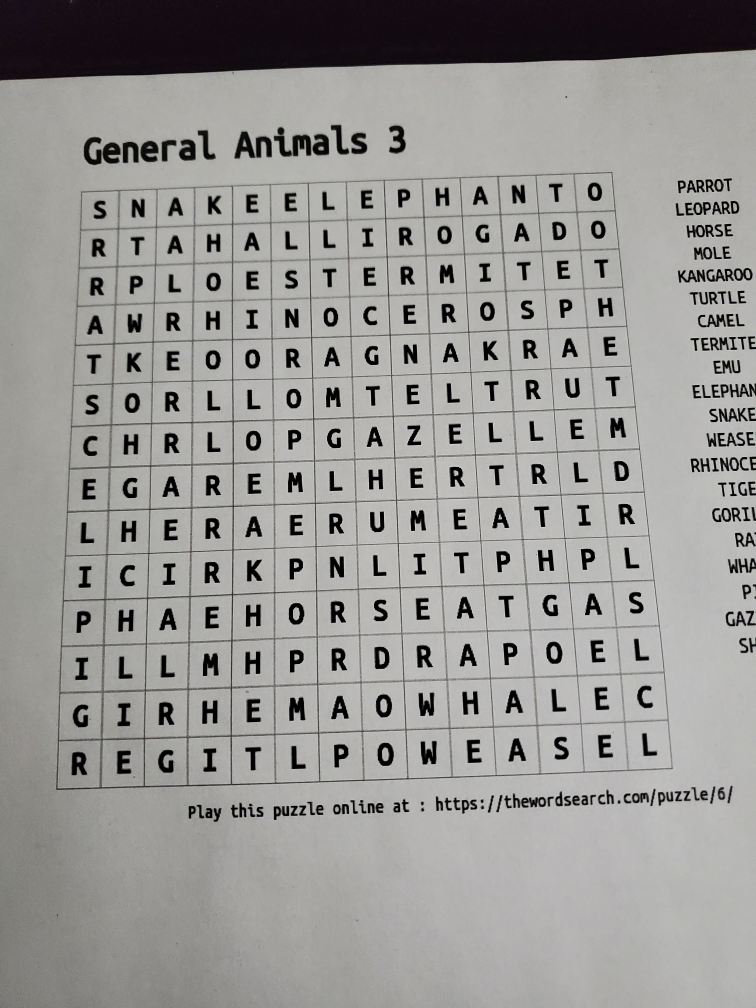
#> input picture backend/crossword.jpg, 3024 x 4032 px, found by its file name (shown at 1/4 size)
$ jupyter execute --allow-errors 'OCR Rough Work.ipynb'   (shell and % lines are left out)
#> lines starting #> are read from the running program, lines starting #| are printed output that depends on the picture; after the words box and inside, x2 and y2 are one past the last pixel; in counts of white or black regions, pixels touching at a corner belong together
[cell 1]
import pytesseract
import cv2
import matplotlib.pyplot as plt
import numpy as np

[cell 2]
pytesseract.pytesseract.tesseract_cmd = r'C:\Program Files\Tesseract-OCR\tesseract'

#### Goal
- Mimic sudoku solver
- What do I need to do:
    - Extract word search grid
    - outline grid
    - extract numbers

#### Algoirthms and Why I need them
1. Gaussian Blur
    - Remove noise from image

2. Thresholding
    - Set thresholds to clearly differentiate image pixels:
    - Ex: all pixels > 125 become 255,  <= 125 become 0
    - Can't trust user camera, use adaptive threshold
    - Adaptive: Gaussian vs adaptive mean

3. Find contours
    - Choose largest rectangle using open cv contours
4. Find edge coordinates
    - Find vertex coordinates
5. Get perspective transform
    - Birds eye view
6. Resize Image?
7. Extract Grid

#### Sources
1. https://opencv-python-tutroals.readthedocs.io/en/latest/py_tutorials/py_imgproc/py_thresholding/py_thresholding.html
2. https://stackoverflow.com/questions/59182827/how-to-get-the-cells-of-a-sudoku-grid-with-opencv
3. Adaptive threshold function params: https://stackoverflow.com/questions/28763419/adaptive-threshold-parameters-confusion/28764902

[cell 3]
import math

def resize(im):
    im = cv2.resize(im,(0,0),fx = 0.5, fy = 0.5)
    return im


def grayscale(im):
    im = cv2.cvtColor(im, cv2.COLOR_BGR2GRAY)
    return im

def gaussian_blur(im):
    im = cv2.GaussianBlur(im,(7,7),0)
    return im

def threshold(im):
    # threshold determined adaptively, max values rounded to 255
    im = cv2.adaptiveThreshold(im,255,cv2.ADAPTIVE_THRESH_GAUSSIAN_C,\
                                       cv2.THRESH_BINARY_INV,15,2)
    return im

def canny(im):
    im = cv2.Canny(im,60,180)
    return im
def max_contour(im):
    im = np.uint8(im)
    cnts,_ = cv2.findContours(im, cv2.RETR_TREE, cv2.CHAIN_APPROX_SIMPLE)
    shapes = sorted(cnts,key = cv2.contourArea,reverse = True)
    #print(shapes[0].shape)
    max_cnt = shapes[0]
    return max_cnt


#source: https://www.pyimagesearch.com/2014/08/25/4-point-opencv-getperspective-transform-example/
def vertex_coords(polygon):
    br_candidates = [coord[0][0]+coord[0][1] for coord in polygon]
    br = max(range(len(br_candidates)),key = br_candidates.__getitem__)

    bl_candidates = [coord[0][0]-coord[0][1] for coord in polygon]
    bl = min(range(len(bl_candidates)),key = bl_candidates.__getitem__)

    tr_candidates = [coord[0][0]-coord[0][1] for coord in polygon]
    tr = max(range(len(tr_candidates)),key = tr_candidates.__getitem__)

    tl_candidates = [coord[0][0]+coord[0][1] for coord in polygon]
    tl = min(range(len(tl_candidates)),key = tl_candidates.__getitem__)


    return (tl,tr,bl,br)


def dilation(im):
    kernel = np.ones((2,2),np.uint8)
    kernel2 = np.zeros((5,5),np.uint8)
    #im = gaussian_blur(im)
    #er = cv2.erode(im,kernel2,iterations = 1)
    #dil = cv2.dilate(er,kernel,iterations = 1)
    morp = cv2.morphologyEx(im,cv2.MORPH_OPEN,kernel)
    return morp

def euclidean_dist(pt1,pt2):
    dist_sq = (pt2[0]-pt1[0])**2 + (pt2[1]-pt1[1])**2
    dist = math.sqrt(dist_sq)
    return dist

def perspective_new_coords(vertices):
    tl,tr,bl,br = vertices
    width1 = euclidean_dist(tl,tr)
    width2 = euclidean_dist(bl,br)
    max_width = int(max(width1,width2))
    height1 = euclidean_dist(tl,bl)
    height2 = euclidean_dist(tr,br)
    max_height = int(max(height1,height2))
    new_coords = [[0,0],[max_width,0],
                  [0,max_height],[max_width,max_height]]
    return new_coords,max_width,max_height

# credit: https://stackoverflow.com/questions/59182827/how-to-get-the-cells-of-a-sudoku-grid-with-opencv
def remove_grid(im):
    # whiten out the grid
    horizontal_kernel = cv2.getStructuringElement(cv2.MORPH_RECT, (5,1))
    detected_lines = cv2.morphologyEx(im, cv2.MORPH_OPEN, horizontal_kernel, iterations=1)
    cnts = cv2.findContours(detected_lines, cv2.RETR_EXTERNAL, cv2.CHAIN_APPROX_SIMPLE)

    vertical_kernel = cv2.getStructuringElement(cv2.MORPH_RECT, (1,5))
    detected_lines = cv2.morphologyEx(im, cv2.MORPH_OPEN, vertical_kernel, iterations=1)
    cnts2 = cv2.findContours(detected_lines, cv2.RETR_EXTERNAL, cv2.CHAIN_APPROX_SIMPLE)

    cnts2 = cnts2[0] if len(cnts) == 2 else cnts2[1]
    for c in cnts2:
        cv2.drawContours(im, [c], -1, (255,255,255), 3)

    cnts = cnts[0] if len(cnts) == 2 else cnts[1]
    for c in cnts:
        cv2.drawContours(im, [c], -1, (255,255,255), 3)

    return im


def perspective_shift(im,grid_contour):

    tl_idx,tr_idx,bl_idx,br_idx = vertex_coords(grid_contour)
    orig_coords = [grid_contour[tl_idx][0],grid_contour[tr_idx][0],
                   grid_contour[bl_idx][0],grid_contour[br_idx][0]]
    new_coords,nw,nh = perspective_new_coords(orig_coords)
    mat_trans = cv2.getPerspectiveTransform(np.float32(orig_coords),
                                            np.float32(new_coords))
    adjust_im = cv2.warpPerspective(im,mat_trans,(nw,nh))
    return adjust_im

def preprocess(im):
    resized_im = resize(im)
    gs_im = grayscale(resized_im)
    blurred = gaussian_blur(gs_im)
    thresh = threshold(blurred)
    grid_contour = max_contour(thresh)
    bird_eye_im = perspective_shift(thresh,grid_contour)
    dilated_im = dilation(bird_eye_im)
    invert_col = cv2.bitwise_not(dilated_im)
    remove_lines = remove_grid(invert_col)
    return remove_lines

def convex_hull_vis(im):
    resized_im = resize(im)
    gs = grayscale(resized_im)
    blurred = gaussian_blur(gs)
    thresh = threshold(blurred)
    grid_contour = max_contour(thresh)

    return (grid_contour,resized_im)

[cell 4]
image = cv2.imread('crossword.jpg')
#> image is the input picture: shape (4032, 3024, 3); mean B, G, R 149.1, 151, 152.2
image2 = cv2.imread('crossword2.jpg')

[cell 5]
# we want to extract this
cont,im = convex_hull_vis(image)
#> in threshold, `im = cv2.adaptiveThreshold(im,255,cv2.ADAPTIVE_THRESH_GAUSSIAN_C,\ cv2..`:
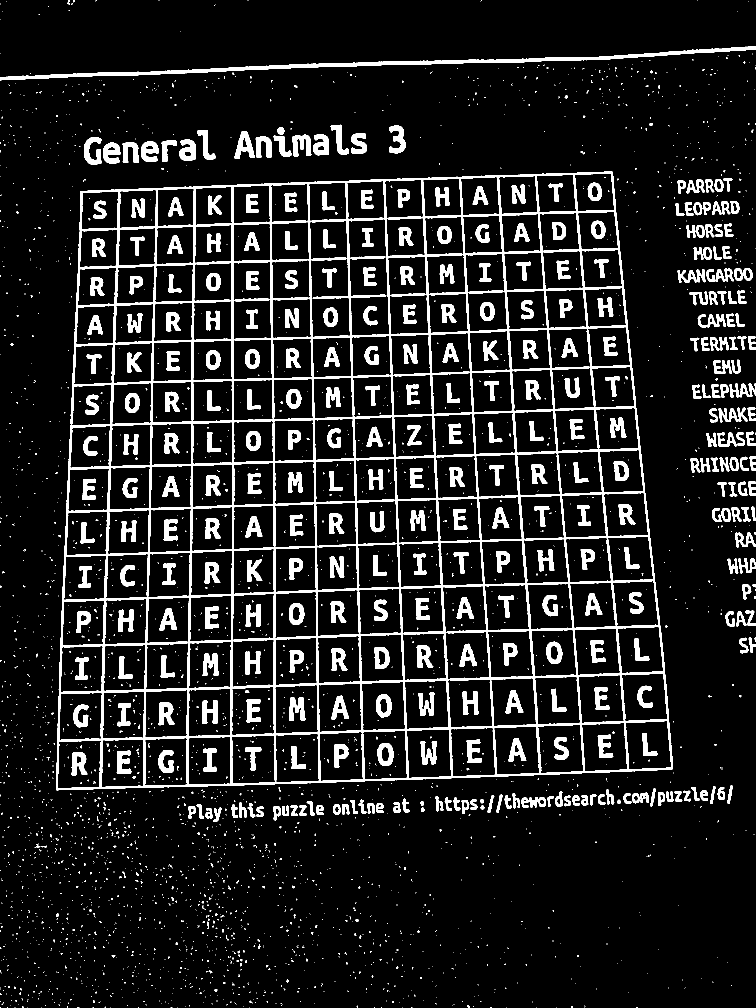
#> im: shape (2016, 1512) (shown at 1/2 size); 11.4% white; 3325 white regions (2939 under 20 px)
#> in max_contour, `cnts,_ = cv2.findContours(im, cv2.RETR_TREE, cv2.CHAIN_APPROX_SIMPLE)`: cnts = 3665 contours, 2993 with area under 20; largest, box (x1, y1, x2, y2) and area: (112, 343, 1346, 1581) 1380580, (696, 437, 779, 672) 16636, (1109, 815, 1278, 904) 12809, (543, 519, 623, 677) 11238, (621, 517, 701, 675) 11230
#> in max_contour, `shapes = sorted(cnts,key = cv2.contourArea,reverse = True)`: shapes has the same summary as cnts
#> in max_contour, `max_cnt = shapes[0]`: max_cnt = contour of 678 points, box (x1, y1, x2, y2) (112, 343, 1346, 1581), area 1380580
#> in convex_hull_vis, `grid_contour = max_contour(thresh)`: grid_contour has the same summary as max_cnt in max_contour
#> cont has the same summary as max_cnt in max_contour
hull = cv2.convexHull(cont)
#> hull = contour of 41 points, box (x1, y1, x2, y2) (112, 343, 1346, 1581), area 1385564
print(hull.shape)
#| (41, 1, 2)
cv2.drawContours(im, [hull], 0, (255, 0, 0), 3)
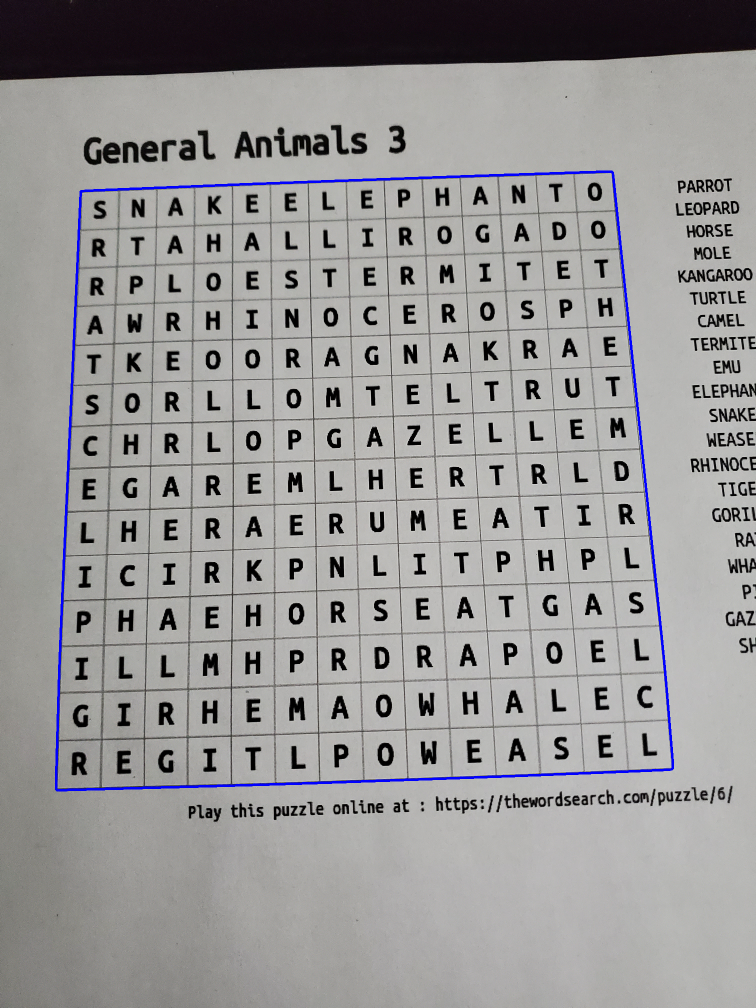
#> im: shape (2016, 1512, 3) (shown at 1/2 size); mean of channels 0, 1, 2 150, 150, 151.2; drawn as B, G, R
plt.figure(num=None, figsize=(12, 9), dpi=80, facecolor='w', edgecolor='k')
plt.imshow(im)

[cell 6]
proc_img = preprocess(image)
#> in preprocess, `grid_contour = max_contour(thresh)`: grid_contour has the same summary as max_cnt in max_contour
#> in vertex_coords, `br_candidates = [coord[0][0]+coord[0][1] for coord in polygon]`: br_candidates = 678 values, max 2882 at index 424, min 543 at index 153, mean 1695.7
#> in vertex_coords, `br = max(range(len(br_candidates)),key = br_candidates.__getitem__)`: br = 424
#> in vertex_coords, `bl_candidates = [coord[0][0]-coord[0][1] for coord in polygon]`: bl_candidates = 678 values, max 881 at index 676, min -1467 at index 316, mean -119.3
#> in vertex_coords, `bl = min(range(len(bl_candidates)),key = bl_candidates.__getitem__)`: bl = 316
#> in vertex_coords, `tr_candidates = [coord[0][0]-coord[0][1] for coord in polygon]`: tr_candidates has the same summary as bl_candidates
#> in vertex_coords, `tr = max(range(len(tr_candidates)),key = tr_candidates.__getitem__)`: tr = 676
#> in vertex_coords, `tl_candidates = [coord[0][0]+coord[0][1] for coord in polygon]`: tl_candidates has the same summary as br_candidates
#> in vertex_coords, `tl = min(range(len(tl_candidates)),key = tl_candidates.__getitem__)`: tl = 153
#> in perspective_shift, `tl_idx,tr_idx,bl_idx,br_idx = vertex_coords(grid_contour)`: tr_idx = 676; bl_idx = 316; br_idx = 424
#> in perspective_shift, `orig_coords = [grid_contour[tl_idx][0],grid_contour[tr_idx][0], grid_c..`: orig_coords = [[161, 382], [1225, 344], [112, 1579], [1344, 1538]]
#> in perspective_new_coords, `tl,tr,bl,br = vertices`: tl = [161, 382]; tr = [1225, 344]; bl = [112, 1579]; br = [1344, 1538]
#> in euclidean_dist, `dist_sq = (pt2[0]-pt1[0])**2 + (pt2[1]-pt1[1])**2`: dist_sq = 1133540
#> in euclidean_dist, `dist = math.sqrt(dist_sq)`: dist = 1064.7
#> in perspective_new_coords, `width2 = euclidean_dist(bl,br)`: width2 = 1232.7
#> in perspective_new_coords, `max_width = int(max(width1,width2))`: max_width = 1232
#> in perspective_new_coords, `height1 = euclidean_dist(tl,bl)`: height1 = 1198
#> in perspective_new_coords, `height2 = euclidean_dist(tr,br)`: height2 = 1199.9
#> in perspective_new_coords, `max_height = int(max(height1,height2))`: max_height = 1199
#> in perspective_new_coords, `new_coords = [[0,0],[max_width,0], [0,max_height],[max_width,max_heigh..`: new_coords = [[0, 0], [1232, 0], [0, 1199], [1232, 1199]]
#> in perspective_shift, `new_coords,nw,nh = perspective_new_coords(orig_coords)`: nw = 1232; nh = 1199
#> in perspective_shift, `mat_trans = cv2.getPerspectiveTransform(np.float32(orig_coords), np.fl..`: mat_trans = [[1.23, 0.0502, -216.4], [0.0437, 1.22, -474.7], [7.12e-06, 0.000139, 1]]
#> in perspective_shift, `adjust_im = cv2.warpPerspective(im,mat_trans,(nw,nh))`:
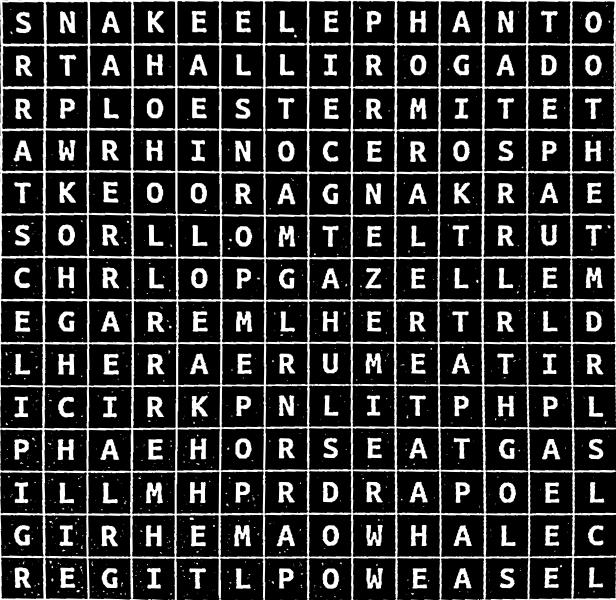
#> adjust_im: shape (1199, 1232) (shown at 1/2 size); min 0, max 255, mean 50.2
#> in dilation, `morp = cv2.morphologyEx(im,cv2.MORPH_OPEN,kernel)`:
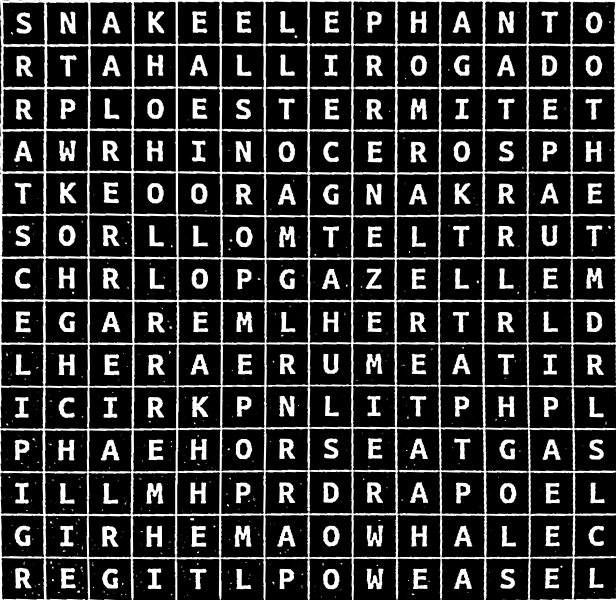
#> morp: shape (1199, 1232) (shown at 1/2 size); min 0, max 255, mean 50
#> in preprocess, `invert_col = cv2.bitwise_not(dilated_im)`:
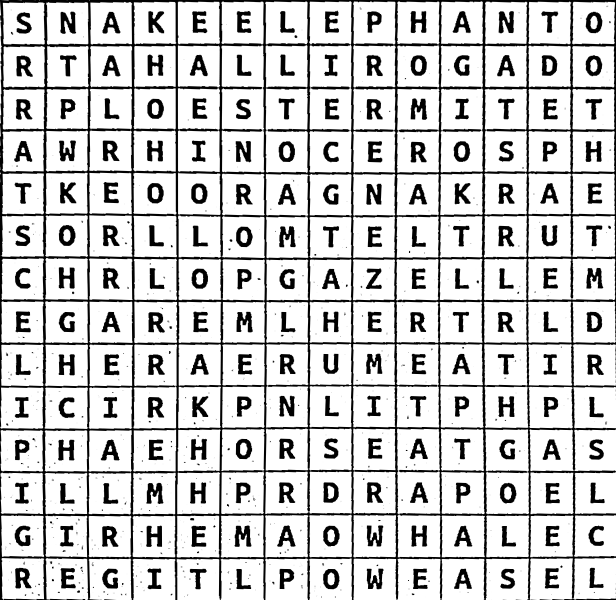
#> invert_col: shape (1199, 1232) (shown at 1/2 size); min 0, max 255, mean 205
#> in remove_grid, `cnts = cv2.findContours(detected_lines, cv2.RETR_EXTERNAL, cv2.CHAIN_A..`: cnts = 171 contours, 6 with area under 20; largest, box (x1, y1, x2, y2) and area: (968, 773, 1232, 857) 20957, (967, 603, 1232, 686) 20944, (968, 688, 1232, 772) 20719, (89, 774, 354, 858) 20704, (706, 1117, 969, 1199) 20656
#> in remove_grid, `cnts2 = cv2.findContours(detected_lines, cv2.RETR_EXTERNAL, cv2.CHAIN_..`: cnts2 = 126 contours, 4 with area under 20; largest, box (x1, y1, x2, y2) and area: (706, 2, 791, 516) 41694, (355, 3, 442, 516) 40937, (177, 689, 265, 1029) 28072, (618, 2, 704, 346) 27966, (970, 858, 1059, 1199) 27918
#> the loop in remove_grid, `for c in cnts2:` made 126 passes
#> after the loop in remove_grid, `for c in cnts2:`:
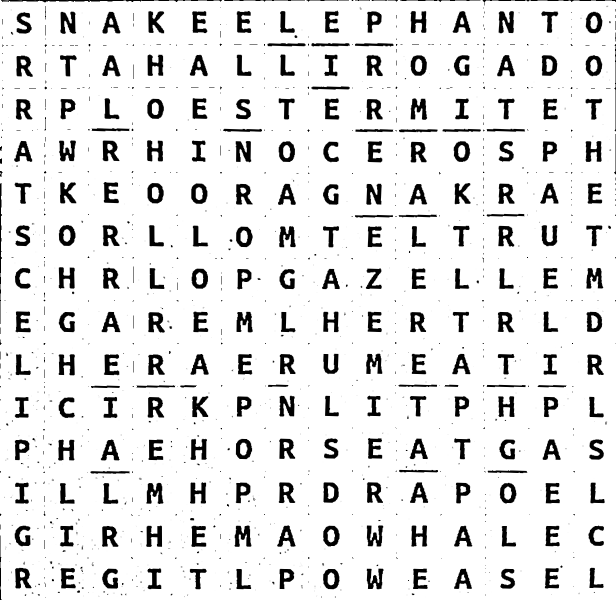
#> im: shape (1199, 1232) (shown at 1/2 size); 11.26% of pixels changed, all inside (x1, y1, x2, y2) = (0, 0, 1232, 1199)
#> after the loop in remove_grid, `for c in cnts:`:
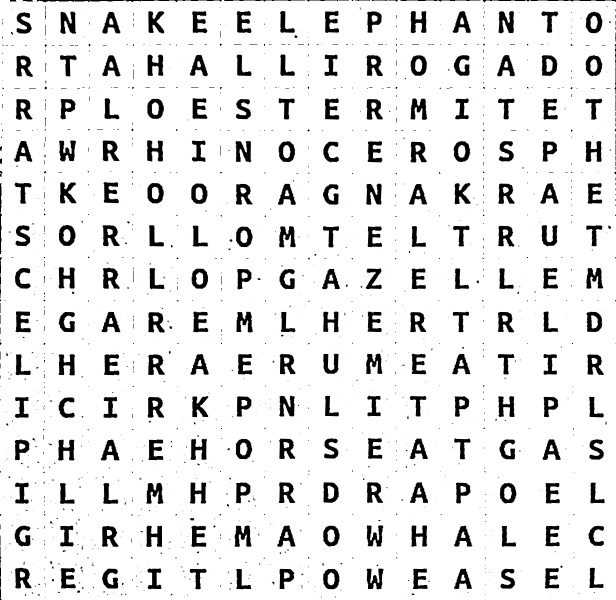
#> im: shape (1199, 1232) (shown at 1/2 size); 0.64% of pixels changed, all inside (x1, y1, x2, y2) = (0, 0, 1232, 1197)
f, ax = plt.subplots(1,2,figsize = (12,9),facecolor ='w',edgecolor = 'k',dpi = 80)
ax[0].imshow(image,cmap = 'gray')
ax[1].imshow(proc_img, cmap = 'gray')
#> figure, not shown here; B, G, R data is drawn as R, G, B

#> (a cell that did not finish here is left out)

[cell 8]
print(proc_img.shape)
#| (1199, 1232)
